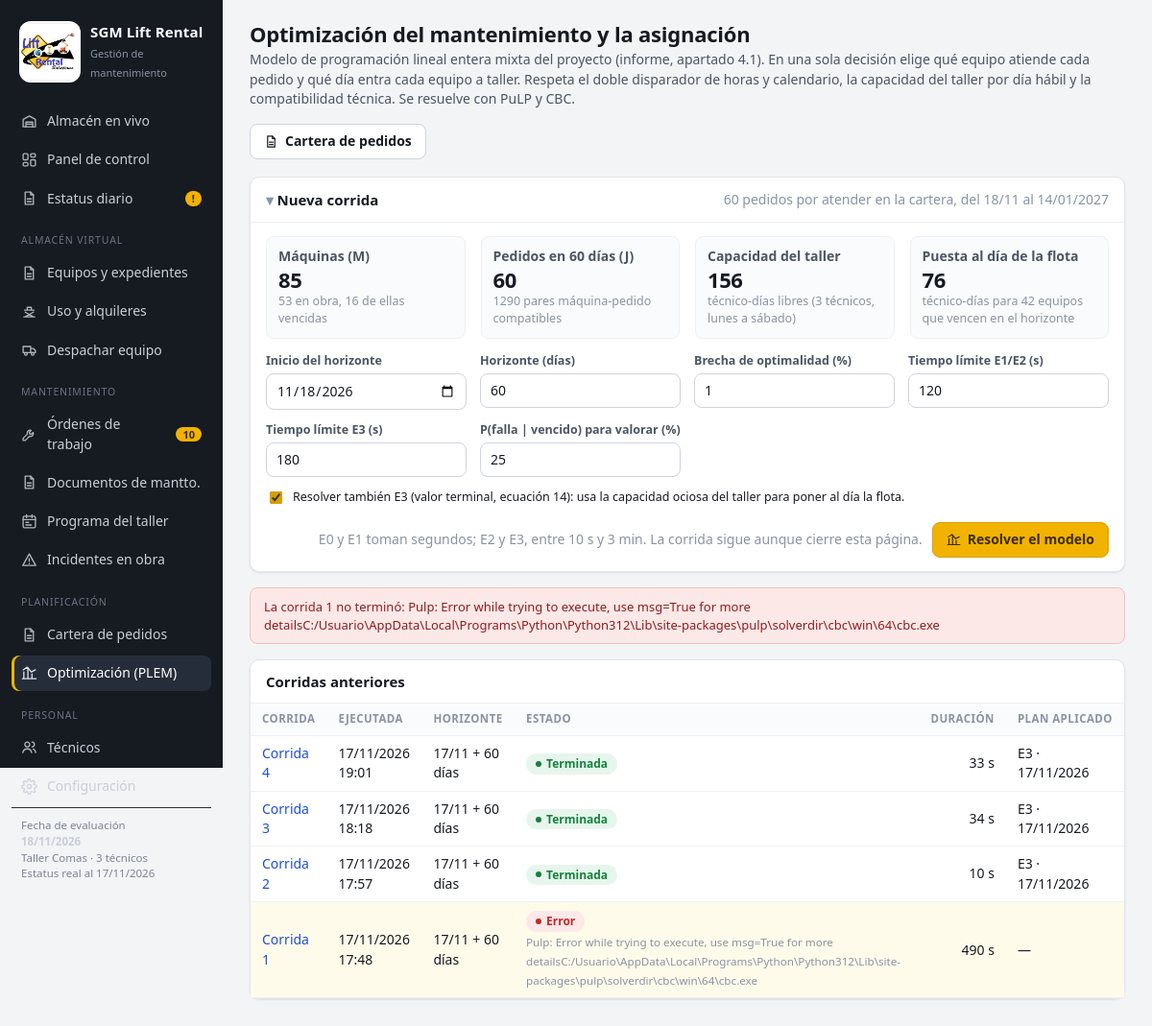
The app's page /optimizacion/1 with its own data.
### tables this page shows
CREATE TABLE corridas (
    id INTEGER PRIMARY KEY,
    creado TEXT DEFAULT (datetime('now','localtime')),
    fecha_inicio TEXT NOT NULL,
    horizonte INTEGER NOT NULL DEFAULT 60,
    parametros TEXT,
    estado TEXT NOT NULL DEFAULT 'En curso',
    mensaje TEXT,
    resultados TEXT,
    duracion_seg REAL,
    aplicada TEXT,
    aplicada_esc TEXT
);

### app.py (the view)
@app.route("/optimizacion")
@app.route("/optimizacion/<int:cid>")
def optimizacion(cid=None):
    c = cfg()
    ref = L.fecha_ref(c)
    if cid is None:
        ult = db().execute("SELECT id FROM corridas ORDER BY id DESC LIMIT 1").fetchone()
        corrida = corrida_o_404(ult["id"]) if ult else None
    else:
        corrida = corrida_o_404(cid)
    if corrida and corrida["estado"] == "En curso" and not O.en_curso(corrida["id"]):
        db().execute("UPDATE corridas SET estado='Error', mensaje='Interrumpida. Vuelva a ejecutarla.' WHERE id=?",
                     (corrida["id"],))
        db().commit()
        corrida = corrida_o_404(corrida["id"])
    v = vista_corrida(corrida, request.args.get("esc", "")) if corrida else None
    historial = db().execute("SELECT id, creado, fecha_inicio, horizonte, estado, duracion_seg, aplicada, aplicada_esc, "
                             "mensaje FROM corridas ORDER BY id DESC LIMIT 15").fetchall()
    pend = db().execute("""SELECT COUNT(*) n, MIN(fecha_inicio) a, MAX(fecha_inicio) b FROM pedidos
                           WHERE estado IN ('Pendiente','Asignado') AND fecha_fin >= ?""", (iso(ref),)).fetchone()
    previa = None
    if not v and O.pulp is not None:
        try:
            previa = O.resumen_instancia(O.construir_instancia(db(), c, ref, 60))
        except Exception:
            previa = None
    return render_template("optimizacion.html", corrida=corrida, v=v, historial=historial, pend=pend,
                           previa=previa, ESC=O.ESCENARIOS, sin_pulp=O.pulp is None, PI_VENC=O.PI_VENC,
                           cap_tec=float(c.get("capacidad_tecnicos") or 3))

### app.py (called while the page is built, shortened)
def db():
    return base.get_db()

def cfg():
    return L.leer_config(db())

@app.template_filter("fecha")
def f_fecha(v, formato="%d/%m/%Y"):
    d = a_fecha(v) if v else None
    return d.strftime(formato) if d else "—"

@app.template_filter("num")
def f_num(v, dec=0):
    if v is None or v == "":
        return "—"
    s = f"{float(v):,.{dec}f}"
    return s

@app.template_filter("sumar_dias")
def f_sumar_dias(d, n):
    return iso(a_fecha(d) + timedelta(days=int(n)))

@app.template_filter("clase")
def f_clase(estado):
    return {"Vigente": "ok", "Por vencer": "warn", "Vencido": "bad", "Sin datos": "none",
            "Disponible": "ok", "En obra": "info", "En taller": "warn", "Fuera de servicio": "bad",
            "Pendiente": "warn", "Programada": "info", "En ejecución": "accent",
            "Completada": "ok", "Cancelada": "none", "Cerrado": "none",
            "apto": "ok", "advertencia": "warn", "bloqueado": "bad",
            "Alta": "bad", "Normal": "info", "Baja": "none",
            "Asignado": "info", "Despachado": "ok", "No atendido": "bad", "Cancelado": "none",
            "Terminada": "ok", "En curso": "accent", "Error": "bad"}.get(estado, "none")

def corrida_o_404(cid):
    c = db().execute("SELECT * FROM corridas WHERE id=?", (cid,)).fetchone()
    if not c:
        abort(404)
    return c

def vista_corrida(c, esc):
    if c["estado"] != "Terminada" or not c["resultados"]:
        return None

### db.py (called while the page is built)
def conectar():
    con = sqlite3.connect(DB_PATH, detect_types=0)
    con.row_factory = sqlite3.Row
    con.execute("PRAGMA foreign_keys = ON")
    return con

def get_db():
    if "db" not in g:
        g.db = conectar()
    return g.db

def cerrar_db(_exc=None):
    con = g.pop("db", None)
    if con is not None:
        con.close()

### logica.py (called while the page is built)
def a_fecha(v):
    if v is None or v == "":
        return None
    if isinstance(v, date):
        return v
    return datetime.strptime(str(v)[:10], "%Y-%m-%d").date()

def iso(d):
    return d.strftime("%Y-%m-%d") if d else None

def leer_config(db):
    return {r["clave"]: r["valor"] for r in db.execute("SELECT clave, valor FROM config")}

def fecha_ref(cfg):
    return a_fecha(cfg.get("fecha_referencia")) or date.today()

def intervalo_calendario(categoria, cfg):
    clave = "intervalo_brazos" if categoria.startswith("Brazo") else "intervalo_tijeras"
    return int(float(cfg.get(clave) or 90))

### optimizador.py (called while the page is built)
def necesita_servicio(inst, q):
    return q["d0"] + inst["T"] >= q["Dcal"] or q["h0"] >= q["U"]

### templates/optimizacion.html (shortened to what this page needs)
{% extends 'base.html' %}
{% from '_m.html' import chip, eq_link, icono %}
{% block contenido %}
<div class="cab">
  <div>
    <h1>Optimización del mantenimiento y la asignación</h1>
    <p>Modelo de programación lineal entera mixta del proyecto (informe, apartado 4.1). En una sola decisión elige qué equipo atiende cada pedido y qué día entra cada equipo a taller. Respeta el doble disparador de horas y calendario, la capacidad del taller por día hábil y la compatibilidad técnica. Se resuelve con PuLP y CBC.</p>
  </div>
  <div class="acciones">
    <a class="btn" href="{{ url_for('pedidos') }}">{{ icono('doc') }} Cartera de pedidos</a>
  </div>
</div>
<details class="card" style="margin-bottom:16px" {{ 'open' if not v }}>
  <summary class="hd" style="cursor:pointer"><h2>Nueva corrida</h2><span class="muted">{{ pend.n }} pedidos por atender en la cartera{% if pend.n %}, del {{ pend.a|fecha('%d/%m') }} al {{ pend.b|fecha('%d/%m/%Y') }}{% endif %}</span></summary>
  <form class="bd" method="post" action="{{ url_for('optimizacion_correr') }}">
    {% if previa %}
    <div class="grid g4" style="margin-bottom:14px">
      <div class="kpi mini"><span class="l">Máquinas (M)</span><span class="v">{{ previa.maquinas }}</span><span class="s">{{ previa.en_obra }} en obra, {{ previa.en_obra_vencidos }} de ellas vencidas</span></div>
      <div class="kpi mini"><span class="l">Pedidos en 60 días (J)</span><span class="v">{{ previa.pedidos }}</span><span class="s">{{ previa.pares }} pares máquina-pedido compatibles</span></div>
      <div class="kpi mini"><span class="l">Capacidad del taller</span><span class="v">{{ previa.cap_total|num(0) }}</span><span class="s">técnico-días libres ({{ cap_tec|num(0) }} técnicos, lunes a sábado)</span></div>
      <div class="kpi mini"><span class="l">Puesta al día de la flota</span><span class="v">{{ previa.tecdias_puesta|num(0) }}</span><span class="s">técnico-días para {{ previa.necesitan }} equipos que vencen en el horizonte</span></div>
    </div>
    {% endif %}
    <div class="campos">
      <div><label>Inicio del horizonte</label><input type="date" name="desde" value="{{ REF|sumar_dias(0) }}"></div>
      <div><label>Horizonte (días)</label><input type="number" name="horizonte" value="60" min="14" max="90"></div>
      <div><label>Brecha de optimalidad (%)</label><input type="number" name="gap" value="1" step="0.1" min="0"></div>
      <div><label>Tiempo límite E1/E2 (s)</label><input type="number" name="tlim" value="120" min="10"></div>
      <div><label>Tiempo límite E3 (s)</label><input type="number" name="tlim_e3" value="180" min="10"></div>
      <div><label>P(falla | vencido) para valorar (%)</label><input type="number" name="pi_v" value="{{ (PI_VENC * 100)|num(0) }}" step="1" min="0" max="100"></div>
      <label class="check ancho"><input type="checkbox" name="e3" value="1" checked> Resolver también E3 (valor terminal, ecuación 14): usa la capacidad ociosa del taller para poner al día la flota.</label>
    </div>
    <div style="margin-top:12px;display:flex;gap:10px;justify-content:flex-end;align-items:center">
      <span class="muted">E0 y E1 toman segundos; E2 y E3, entre 10 s y 3 min. La corrida sigue aunque cierre esta página.</span>
      <button class="btn pri" {{ 'disabled' if sin_pulp or (corrida and corrida.estado == 'En curso') }}>{{ icono('optim') }} Resolver el modelo</button>
    </div>
  </form>
</details>
{% if corrida and corrida.estado == 'En curso' %}
<div class="card" id="en-curso" data-url="{{ url_for('optimizacion_estado', cid=corrida.id) }}">
  <div class="bd" style="display:flex;gap:14px;align-items:center">
    <span class="girando"></span>
    <div><b>Corrida {{ corrida.id }} en curso</b><br><span id="msg-curso" class="muted">{{ corrida.mensaje }}</span></div>
  </div>
</div>
{% elif corrida and corrida.estado == 'Error' %}
<div class="nota bad" style="margin-bottom:16px">La corrida {{ corrida.id }} no terminó: {{ corrida.mensaje }}</div>
{% endif %}
{% if historial %}
<div class="card" style="margin-top:16px">
  <div class="hd"><h2>Corridas anteriores</h2></div>
  <div class="bd flush tabla-wrap"><table>
    <thead><tr><th>Corrida</th><th>Ejecutada</th><th>Horizonte</th><th>Estado</th><th class="n">Duración</th><th>Plan aplicado</th></tr></thead>
    <tbody>{% for h in historial %}<tr class="fila-link {{ 'sel' if corrida and h.id == corrida.id }}"><td><a href="{{ url_for('optimizacion', cid=h.id) }}">Corrida {{ h.id }}</a></td><td>{{ h.creado|fecha }} {{ h.creado[11:16] }}</td>
      <td>{{ h.fecha_inicio|fecha('%d/%m') }} + {{ h.horizonte }} días</td><td>{{ chip(h.estado) }}{% if h.estado == 'Error' %}<br><small>{{ h.mensaje }}</small>{% endif %}</td><td class="n">{{ h.duracion_seg|num(0) if h.duracion_seg else '—' }} s</td>
      <td>{{ (h.aplicada_esc ~ ' · ' ~ (h.aplicada|fecha)) if h.aplicada else '—' }}</td></tr>{% endfor %}</tbody>
  </table></div>
</div>
{% endif %}
{% endblock %}

### templates/_m.html (shortened to what this page needs)
{% macro chip(e, texto=None) -%}<span class="chip {{ e|clase }}">{{ texto or e }}</span>{%- endmacro %}
{% macro icono(n) -%}
<svg viewBox="0 0 24 24" fill="none" stroke="currentColor" stroke-width="1.9" stroke-linecap="round" stroke-linejoin="round">
{%- if n == 'panel' %}<rect x="3" y="3" width="7" height="9" rx="1.5"/><rect x="14" y="3" width="7" height="5" rx="1.5"/><rect x="14" y="12" width="7" height="9" rx="1.5"/><rect x="3" y="16" width="7" height="5" rx="1.5"/>
{%- elif n == 'almacen' %}<path d="M3 9l9-5 9 5v11H3z"/><path d="M7 20v-7h10v7M7 16h10"/>
{%- elif n == 'uso' %}<path d="M4 20h16M6 20l12-7M6 13l12 7M5 10h14M9 10V6h6v4"/>
{%- elif n == 'despacho' %}<path d="M3 7h11v9H3zM14 10h4l3 3v3h-7"/><circle cx="7" cy="18" r="2"/><circle cx="17" cy="18" r="2"/>
{%- elif n == 'mant' %}<path d="M14.7 6.3a4 4 0 0 0-5.4 5.2L3 17.8V21h3.2l6.3-6.3a4 4 0 0 0 5.2-5.4l-2.6 2.6-2.4-.6-.6-2.4z"/>
{%- elif n == 'taller' %}<rect x="3" y="4" width="18" height="17" rx="2"/><path d="M3 9h18M8 2v4M16 2v4M7 13h4M7 17h8"/>
{%- elif n == 'personal' %}<circle cx="9" cy="8" r="3.5"/><path d="M2.5 20c.8-3.5 3.4-5.5 6.5-5.5s5.7 2 6.5 5.5"/><path d="M16 4.5a3.5 3.5 0 0 1 0 7M18 14.8c1.8.8 3 2.6 3.5 5.2"/>
{%- elif n == 'incidente' %}<path d="M12 3l9.5 17h-19z"/><path d="M12 10v4M12 17.2v.3"/>
{%- elif n == 'config' %}<circle cx="12" cy="12" r="3"/><path d="M19.4 15a1.6 1.6 0 0 0 .3 1.8l.1.1a2 2 0 1 1-2.8 2.8l-.1-.1a1.6 1.6 0 0 0-2.7 1.1V21a2 2 0 1 1-4 0v-.1a1.6 1.6 0 0 0-2.7-1.1l-.1.1a2 2 0 1 1-2.8-2.8l.1-.1a1.6 1.6 0 0 0-1.1-2.7H3a2 2 0 1 1 0-4h.1a1.6 1.6 0 0 0 1.1-2.7l-.1-.1a2 2 0 1 1 2.8-2.8l.1.1a1.6 1.6 0 0 0 2.7-1.1V3a2 2 0 1 1 4 0v.1a1.6 1.6 0 0 0 2.7 1.1l.1-.1a2 2 0 1 1 2.8 2.8l-.1.1a1.6 1.6 0 0 0 1.1 2.7H21a2 2 0 1 1 0 4h-.1a1.6 1.6 0 0 0-1.5 1.3z"/>
{%- elif n == 'optim' %}<path d="M4 20V10M10 20V4M16 20v-7M22 20H2"/><path d="M3 7l6-4 6 7 6-3"/>
{%- elif n == 'mas' %}<path d="M12 5v14M5 12h14"/>
{%- elif n == 'csv' %}<path d="M12 3v12M7 10l5 5 5-5M4 20h16"/>
{%- elif n == 'print' %}<path d="M6 9V3h12v6M6 18H4v-7h16v7h-2"/><rect x="6" y="14" width="12" height="7"/>
{%- elif n == 'ok' %}<path d="M5 12.5l4.5 4.5L19 7.5"/>
{%- elif n == 'x' %}<path d="M6 6l12 12M18 6L6 18"/>
{%- elif n == 'reloj' %}<circle cx="12" cy="12" r="9"/><path d="M12 7v5l3 2"/>
{%- elif n == 'doc' %}<path d="M14 3H6v18h12V7z"/><path d="M14 3v4h4M9 13h6M9 17h6"/>
{%- endif %}
</svg>
{%- endmacro %}

### records on screen
corridas: id "1", mensaje "Pulp: Error while trying to execute, use msg=True for more detailsC:/Usuario\\AppData\\Local\\Programs\\Python\\Python312\\Lib\\site-packages\\pulp\\solverdir\\cbc\\win\\64\\cbc.exe", creado|fecha "17/11/2026", creado "17:48", fecha_inicio|fecha "17/11", horizonte "60", estado "Error", duracion_seg|num "490", aplicada_esc "—"
corridas: id "4", creado|fecha "17/11/2026", creado "19:01", fecha_inicio|fecha "17/11", horizonte "60", estado "Terminada", duracion_seg|num "33", aplicada+aplicada_esc "E3 · 17/11/2026"
corridas: id "3", creado|fecha "17/11/2026", creado "18:18", fecha_inicio|fecha "17/11", horizonte "60", estado "Terminada", duracion_seg|num "34", aplicada+aplicada_esc "E3 · 17/11/2026"
corridas: id "2", creado|fecha "17/11/2026", creado "17:57", fecha_inicio|fecha "17/11", horizonte "60", estado "Terminada", duracion_seg|num "10", aplicada+aplicada_esc "E3 · 17/11/2026"

### other values on screen
{{ OT_ABIERTAS }} "10"
{{ REF|fecha }} "18/11/2026"
{{ CFG.capacidad_tecnicos }} "3"
{{ EST.fecha|fecha('%d/%m/%Y') }} "17/11/2026"
{{ pend.n }} "60"
{{ pend.a|fecha('%d/%m') }} "18/11"
{{ pend.b|fecha('%d/%m/%Y') }} "14/01/2027"
{{ previa.maquinas }} "85"
{{ previa.en_obra }} "53"
{{ previa.en_obra_vencidos }} "16"
{{ previa.pedidos }} "60"
{{ previa.pares }} "1290"
{{ previa.cap_total|num(0) }} "156"
{{ cap_tec|num(0) }} "3"
{{ previa.tecdias_puesta|num(0) }} "76"
